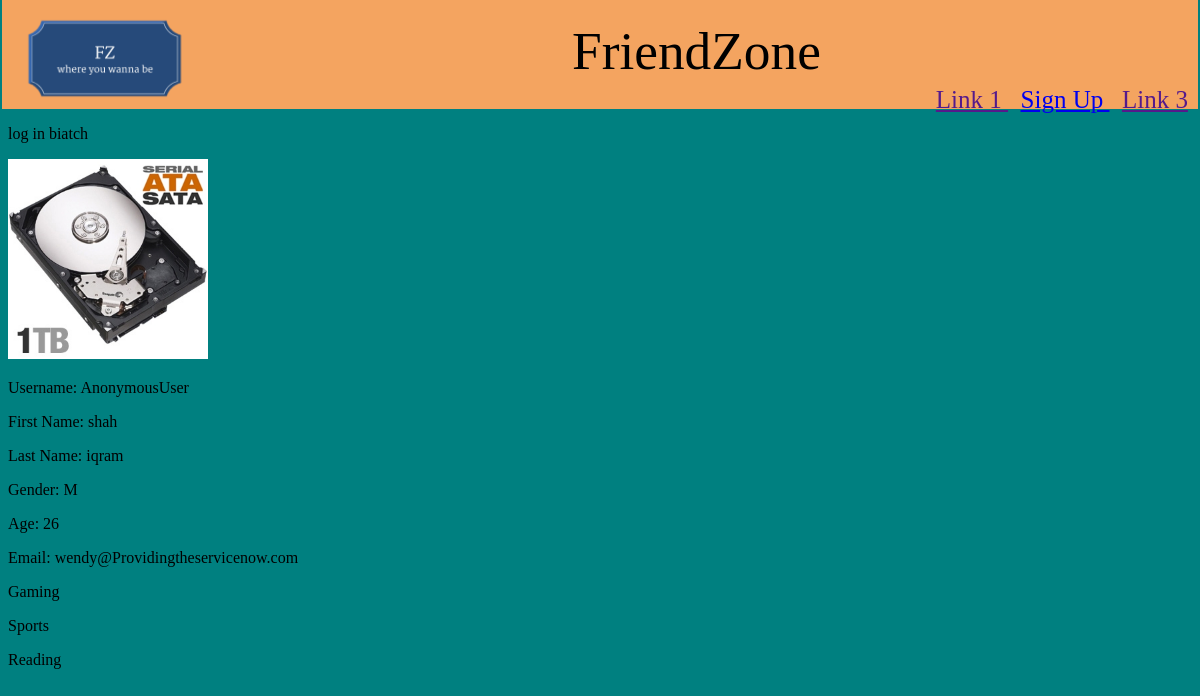
The page /profile/2 on the database its author committed.
### FriendZoneApp/models.py (models this page shows, shortened)
class UserProfileModel(models.Model):
    user = models.OneToOneField(User, on_delete=models.CASCADE)
    first_name = models.CharField(max_length = 254)
    last_name = models.CharField(max_length = 254)
    gender = models.CharField(max_length = 1, choices = (('M', 'Male'), ('f', 'Female')), blank = True)
    age = models.PositiveIntegerField(blank = True, null = True)
    image = models.ImageField(default = 'default.jpg', upload_to='media/profile_images', blank = True)
    dob = models.DateField(blank = True, null = True)
    email = models.EmailField(blank = True)
    hobby = models.ManyToManyField(Hobby, blank = True)
    friend = models.ManyToManyField('self', blank = True)
    class Meta:
        verbose_name = 'Profile'
        verbose_name_plural = 'Profiles'

class Hobby(models.Model):
    hobby = models.CharField(max_length= 20, choices = (('Gaming', 'Gaming'), ('Sports', 'Sports'),
    ('Reading', 'Reading'), ('Hiking', 'Hiking'), ('Cycling', 'Cycling'), ('Photography', 'Photography'),
    ('Modelling', 'Modelling')), blank = True)

### FriendZoneApp/views.py (the view)
# urls.py: path('profile/<int:userProfileID>', views.profile_view, name='profile'),
def profile_view(request, userProfileID):
    userProfile = UserProfileModel.objects.get(id = userProfileID)
    context = {
        'userProfile' : userProfile
    }
    return render(request, 'FriendZoneApp/profile.html', context)

### FriendZoneApp/templates/FriendZoneApp/profile.html
{% extends "FriendZoneApp/header.html" %}
{% block content %}
<img src="{{ userProfile.image.url }}" width = "200">
<p>Username: {{ user }}</p>
<p>First Name: {{ userProfile.first_name }}</p>
<p>Last Name: {{ userProfile.last_name }}</p>
<p>Gender: {{ userProfile.gender }}</p>
<p>Age: {{ userProfile.age }}</p>
<p>Email: {{ userProfile.email }}</p>
{% for h in userProfile.hobby.all %}
    <p>{{ h.hobby }}</p>
{% endfor %}
{% endblock %}

### rows shown on the page
UserProfileModel: image (picture), first_name "shah", last_name "iqram", gender "M", age "26", email "wendy@Providingtheservicenow.com"
Hobby: hobby "Gaming"
Hobby: hobby "Sports"
Hobby: hobby "Reading"

### other values the page prints
{{ user }} "AnonymousUser"
